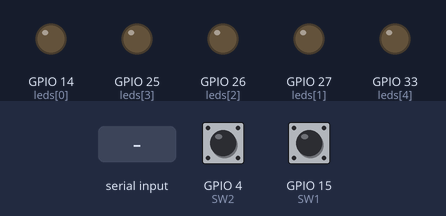
This sketch was run on a simulated ESP32. Parts: output pins drawn as LEDs (lit = HIGH). The inputs (shaded band) are chosen by the test bench; at power-on: GPIO 4 (SW2) HIGH, GPIO 15 (SW1) LOW. Nothing arrives over Bluetooth unless stated.

Above: at 1.2 s.
1.3 s: "1" received over the second serial link
At 2.5 s:
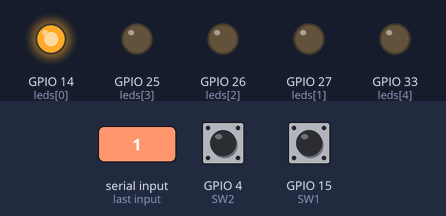
2.8 s: "2" received over the second serial link
At 3.8 s:
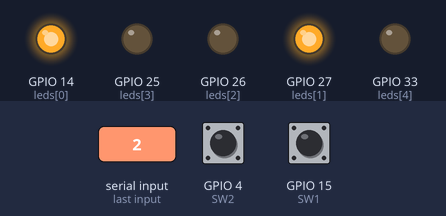
4.3 s: "3" received over the second serial link
At 4.9 s:
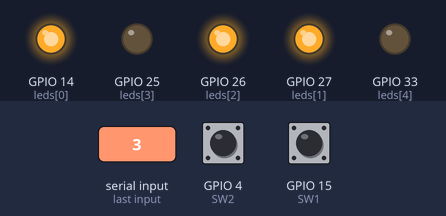
5.8 s: "4" received over the second serial link
At 6.1 s:
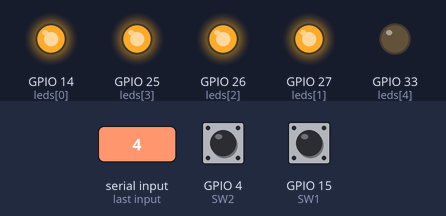
7.3 s: "5" received over the second serial link
At 8.4 s:
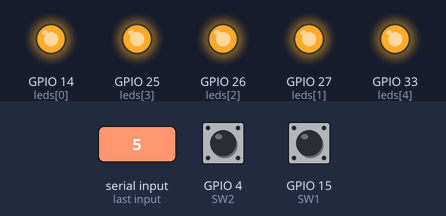
Timing chart, 0 to 10.3 s (numbered marks = the images above; inputs shaded):
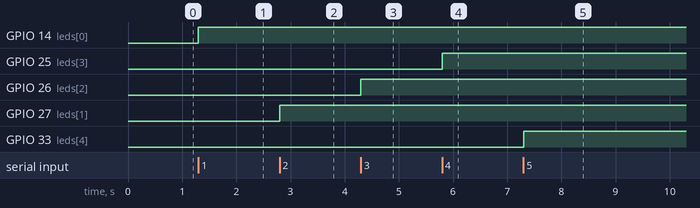

The sketch:

Bluetooth_1.ino
```cpp
//Incluir librería de bluetooth
#include "BluetoothSerial.h"
//Incluir librería de Temperatura y Humedad
#include "DHT.h"
//Boton para SW1
#define SW1 15
//Boton para SW2
#define SW2 4
#define DHTPIN 32     // Digital pin contectado al sensor DHT
#define DHTTYPE DHT11   // DHT 11
DHT dht(DHTPIN, DHTTYPE);
//Se definio un contador para las pulsaciones de despues.
long timeCounter1 = 0;
//Se definio un contador para las pulsaciones de despues.
long timeCounter2 = 0;
//Se definio el umbral.
int timeThreshold = 250;


//Definir el arreglo de leds
const int leds[5] = {14, 27, 26, 25, 33};

//Condición para habilitar el bluetooth
#if !defined(CONFIG_BT_ENABLED) || !defined(CONFIG_BLUEDROID_ENABLED)
#error Bluetooth is not enabled! Please run `make menuconfig` to and enable it
#endif

//Definir un pin para el LED
BluetoothSerial BT; //Objeto Bluetooth
void setup() {
  Serial.begin(115200); //Inicializar la comunicación serial
  BT.begin("Creeper_JohnyXianya"); //Nombre de su dispositivo Bluetooth y en modo esclavo
  for(int i = 0;i<5;i++){
    pinMode(leds[i],OUTPUT);//Pines de LED como salida
  }
  dht.begin();
  pinMode(SW1, INPUT); //Boton 1  en booleano representa 0 o LOW
  pinMode(SW2, INPUT); //Boton 2 en booleano representa 1 o HIGH
}

void loop() {
  if (digitalRead(SW1) == 1) { //Verifica si esta pulsado el botón
    Humedad(); //LLama a la función Humedad();
  }
  if (digitalRead(SW2) == 0) {  //Verifica si esta pulsado el botón
    Temperatura(); //Llama a la función Temperatura
  }
  else{ //En el dado caso que ambos casos no pasaran entonces envía a llamar la función de abajo
    bluetoothValues(); //Funcion bluetoothValues();
  }
}

//Funciones
//Funcion de Humedad
void Humedad(){
  //En el dado caso que el usuario ande dando más pulsaciones de las que debe se le restringe el uso
  if (millis() > timeCounter1 + timeThreshold) {
      float humidity = dhtStatus(1); //En el primer caso es por si SW1 está apretado envia a la funcion dhtStatus con el valor de 1
      BT.print("La humedad en este momento es de: "); //Imprime el texto en el serial del telefono
      BT.println(humidity); //Imprime el valor de la humedad
      Serial.print("La humedad en este momento es de: "); //Imprimir el texto en el serial del monitor serial
      Serial.println(humidity); //Imprime el valor de la humedad en el monitor serial
    timeCounter1 = millis(); //Pusación (tiempo)
  }
}
// Funcion Temperatura
void Temperatura() {
  //En el dado caso que el usuario ande dando más pulsaciones de las que debe se le restringe el uso
  if (millis() > timeCounter2 + timeThreshold) {
       float temperature = dhtStatus(0); //En el primer caso es por si SW2 está apretado envia a la funcion dhtStatus con el valor de 0
       BT.print("La temperatura en este momento es de: ");//Imprime el texto en el serial del telefono
       BT.println(temperature);//Imprime el valor de la temperatura
       Serial.print("La temperatura en este momento es de: ");//Imprimir el texto en el serial del monitor serial
       Serial.println(temperature); //Imprime el valor de la temperatura en el monitor serial
       timeCounter2 = millis(); //Pusación (tiempo)
  }
}
//Evalua constantemente el estado del DHT 11
float dhtStatus(int value){
  while (1){ //Un ciclo infinito para verificar los datos de DHT
    delay(2000); //Retrazo por 2 segundos
    float h = dht.readHumidity(); //Lee los valores de la humedad
    float t = dht.readTemperature(); // Lee los valores de la temperatura
    if (isnan(h) || isnan(t)) { //Verifica si estos valores no están vacios o son nulos
      Serial.println(F("Failed to read from DHT sensor!")); //En el caso que no los haya leido entonces envía este error
    }if (isnan(h)!=true && value == HIGH){ //Si es diferente el valor de la humedad de nulo y SW1 está activo
      return h; //Regresa la humedad
    }if (isnan(t)!=true && value == LOW){ //Si es diferente el valor de la temmperatura de nulo y SW2 está activo.
      return t; //Regresa la temperatura
    }
  }
}
//Recibe los valores ingresados por el usuario.
void bluetoothValues(){
  //Lee los valores recibidos para el Bluetooth
  int val = BT.read();
  if (val == 49){ //Si es 1 en ASCII
    digitalWrite(leds[0], HIGH); //Prende el led 1
  }else if (val == 50){ //Si es 2 en ASCII
    digitalWrite(leds[1], HIGH);//Prende el led 2
  }else if (val == 51){//Si es 3 en ASCII
    digitalWrite(leds[2], HIGH);//Prende el led 3
  }else if (val == 52){//Si es 4 en ASCII
    digitalWrite(leds[3], HIGH);//Prende el led 4
  }else if (val == 53){//Si es 5 en ASCII
    digitalWrite(leds[4], HIGH);//Prende el led 5
  }else if (val == 48){//Si es 0 en ASCII
    for(int i = 4;i>=0;i--){
      digitalWrite(leds[i], LOW); //Apaga todos los leds
    }
  }
}
```

Measured:
- after the input at 1.3 s, GPIO 14 (leds[0]): LOW → HIGH at once
- after the input at 2.8 s, GPIO 27 (leds[1]): LOW → HIGH at once
- after the input at 4.3 s, GPIO 26 (leds[2]): LOW → HIGH at once
- after the input at 5.8 s, GPIO 25 (leds[3]): LOW → HIGH at once
- after the input at 7.3 s, GPIO 33 (leds[4]): LOW → HIGH at once
